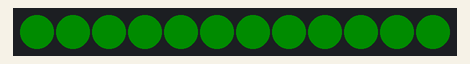
A sketch run on a simulated Arduino Uno, built with avr-gcc and run on an emulated ATmega328P. On the bench: 12 RGB LEDs in strip order, left to right. Dim RGB values are drawn brighter than linear; what the sketch prints to the serial monitor is not drawn.

Above: at 2.1 s.
At 5.1 s:
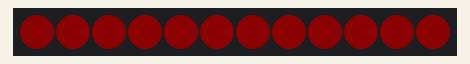

The sketch:

standup_light.ino
```cpp
// NeoPixelTest
// This example will cycle between showing four pixels as Red, Green, Blue, White
// and then showing those pixels as Black.
//
// Included but commented out are examples of configuring a NeoPixelBus for
// different color order including an extra white channel, different data speeds, and
// for Esp8266 different methods to send the data.
// NOTE: You will need to make sure to pick the one for your platform
//
//
// There is serial output of the current state so you can confirm and follow along
//

#include <NeoPixelBus.h>

const uint16_t PixelCount = 12; // this example assumes 4 pixels, making it smaller will cause a failure
const uint8_t PixelPin = 2;  // make sure to set this to the correct pin, ignored for Esp8266

#define colorSaturation 128

// three element pixels, in different order and speeds
//NeoPixelBus<NeoGrbFeature, Neo800KbpsMethod> strip(PixelCount, PixelPin);
//NeoPixelBus<NeoRgbFeature, Neo400KbpsMethod> strip(PixelCount, PixelPin);

// For Esp8266, the Pin is omitted and it uses GPIO3 due to DMA hardware use.
// There are other Esp8266 alternative methods that provide more pin options, but also have
// other side effects.
// for details see wiki linked here https://github.com/Makuna/NeoPixelBus/wiki/ESP8266-NeoMethods

// You can also use one of these for Esp8266,
// each having their own restrictions
//
// These two are the same as above as the DMA method is the default
// NOTE: These will ignore the PIN and use GPI03 pin
//NeoPixelBus<NeoGrbFeature, NeoEsp8266Dma800KbpsMethod> strip(PixelCount, PixelPin);
//NeoPixelBus<NeoRgbFeature, NeoEsp8266Dma400KbpsMethod> strip(PixelCount, PixelPin);

// Uart method is good for the Esp-01 or other pin restricted modules
// for details see wiki linked here https://github.com/Makuna/NeoPixelBus/wiki/ESP8266-NeoMethods
// NOTE: These will ignore the PIN and use GPI02 pin
NeoPixelBus<NeoGrbFeature, NeoEsp8266Uart1800KbpsMethod> strip(PixelCount, PixelPin);
//NeoPixelBus<NeoRgbFeature, NeoEsp8266Uart1400KbpsMethod> strip(PixelCount, PixelPin);

// The bitbang method is really only good if you are not using WiFi features of the ESP
// It works with all but pin 16
//NeoPixelBus<NeoGrbFeature, NeoEsp8266BitBang800KbpsMethod> strip(PixelCount, PixelPin);
//NeoPixelBus<NeoRgbFeature, NeoEsp8266BitBang400KbpsMethod> strip(PixelCount, PixelPin);

// four element pixels, RGBW
//NeoPixelBus<NeoRgbwFeature, Neo800KbpsMethod> strip(PixelCount, PixelPin);

RgbColor red(colorSaturation, 0, 0);
RgbColor redHalf(colorSaturation / 10, 0, 0);
RgbColor green(0, colorSaturation, 0);
RgbColor greenHalf(0, colorSaturation / 10, 0);
RgbColor blue(0, 0, colorSaturation);
RgbColor white(colorSaturation);
RgbColor black(0);

HslColor hslRed(red);
HslColor hslGreen(green);
HslColor hslBlue(blue);
HslColor hslWhite(white);
HslColor hslBlack(black);

void setAll(RgbColor color)
{
  for (int led = 0; led != PixelCount; led++)
  {
    strip.SetPixelColor(led, color);
  }
  strip.Show();
}

void setup()
{
    Serial.begin(115200);
    while (!Serial); // wait for serial attach

    Serial.println();
    Serial.println("Initializing...");
    Serial.flush();

    // this resets all the neopixels to an off state
    strip.Begin();
    strip.Show();

    Serial.println();
    Serial.println("Running...");
}

bool available = true;

void loop()
{
    for(int i = 0; i < 36; i++)
    {
      for (int led = 0; led != PixelCount; led++)
      {
        if (led == i % PixelCount)
          strip.SetPixelColor(led, available ? green : red);
        else if(led + 1 == i % PixelCount)
          strip.SetPixelColor(led, available ? greenHalf : redHalf);
        else
          strip.SetPixelColor(led, black);
      }
      strip.Show();
      delay(50);
    }
    setAll(available ? green : red);
    delay(200);
    setAll(available ? greenHalf : redHalf);
    delay(1000);
    available = !available;
}
```

Measured:
- by itself, everything shown: repeats every 6.0 s, in 76 steps
- what the display in image 0 shows lasts 1.0 s, from 2.0 s to 3.0 s
